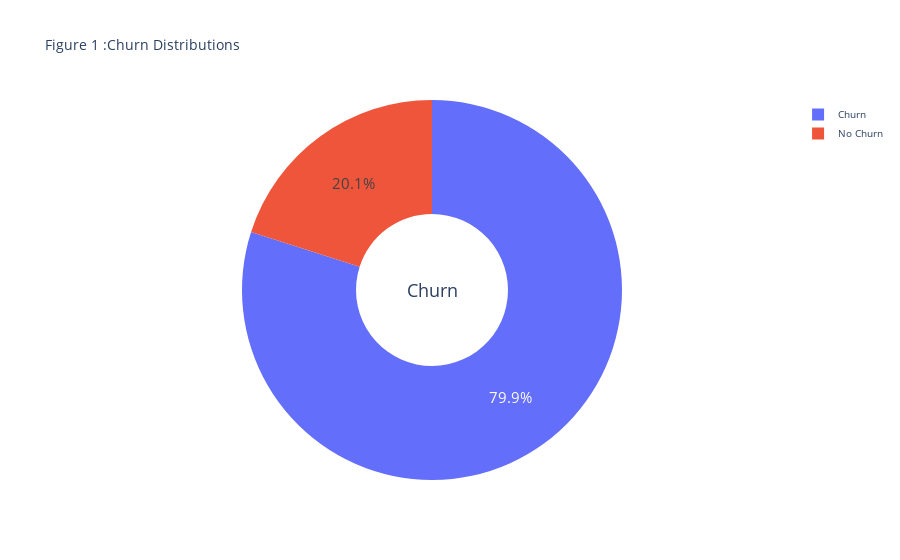

Write notebook code for a chart like this one.
### Markdown cell above
#### Donut-chart depicting customer churn

### Code cell
#Plotting a donut chart to show churn distribution
type_ = ["Churn", "No Churn"]
fig = make_subplots(rows=1, cols=1)

fig.add_trace(go.Pie(labels=type_, values=churncustomer_df['churn'].value_counts(), name="churn"))

# Use `hole` to create a donut-like pie chart
fig.update_traces(hole=.4, hoverinfo="label+percent+name", textfont_size=15)

fig.update_layout(
    title_text="Figure 1 :Churn Distributions",font_size=10,
    # Add annotations in the center of the donut pies.
    annotations=[dict(text='Churn', x=0.5, y=0.5, font_size=18, showarrow=False)])
fig.show()

### Figure 1 — Plotly figure (JSON) as saved in the notebook; plotly's stock layout.template omitted (floating-point values rounded to 4 significant figures)
{"data": [{"hole": 0.4, "hoverinfo": "label+percent+name", "labels": ["Churn", "No Churn"], "name": "churn", "textfont": {"size": 15}, "type": "pie", "values": [3997, 1003]}], "layout": {"annotations": [{"font": {"size": 18}, "showarrow": false, "text": "Churn", "x": 0.5, "y": 0.5}], "font": {"size": 10}, "title": {"text": "Figure 1 :Churn Distributions"}, "xaxis": {"anchor": "y", "domain": [0, 1]}, "yaxis": {"anchor": "x", "domain": [0, 1]}}}
